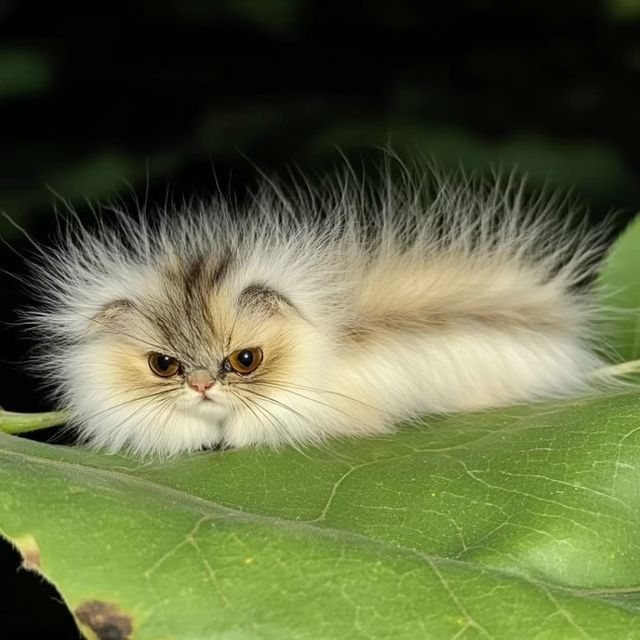
#> input picture 3-color-manipulation/histo/image.jpg, 640 x 640 px; the run also reads 1 picture not shown here
$ jupyter execute histo.ipynb
#> lines starting #> are read from the running program, lines starting #| are printed output that depends on the picture
[cell 1]
from skimage.io import imread, imsave
from skimage.color import rgb2gray
from skimage import exposure
import numpy as np

# === 1. Загружаем исходное изображение ===
img = imread('image.jpg')  # ← замени на своё изображение
#> img is the input picture: shape (640, 640, 3); mean R, G, B 96.5, 104.9, 65.7
if img.ndim == 3:
    gray = rgb2gray(img)
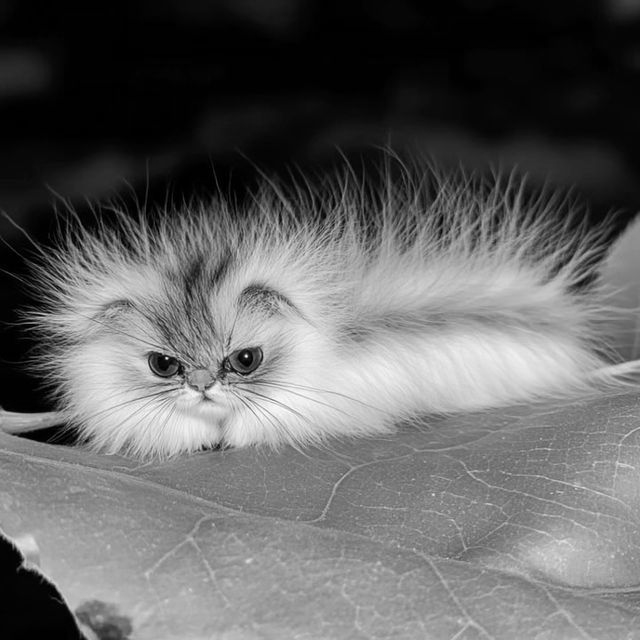
#> gray: shape (640, 640) float64; min 0, max 0.992, mean 0.393
else:
    gray = img / 255.0

# === 2. Сжимаем диапазон яркости (низкий контраст)
low_contrast = np.clip(0.3 + gray * 0.4, 0, 1)
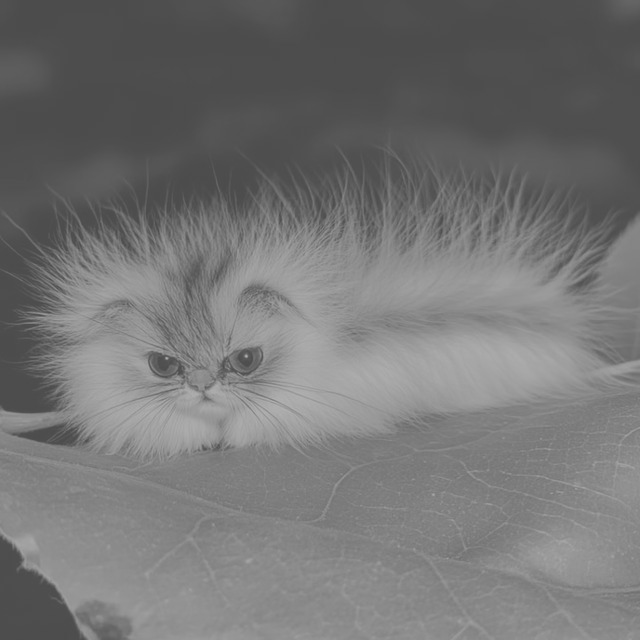
#> low_contrast: shape (640, 640) float64; min 0.3, max 0.697, mean 0.457
imsave('my-landscape.png', (low_contrast * 255).astype(np.uint8))

# === 3. Выравнивание гистограммы (histogram equalization)
equalized = exposure.equalize_hist(low_contrast)
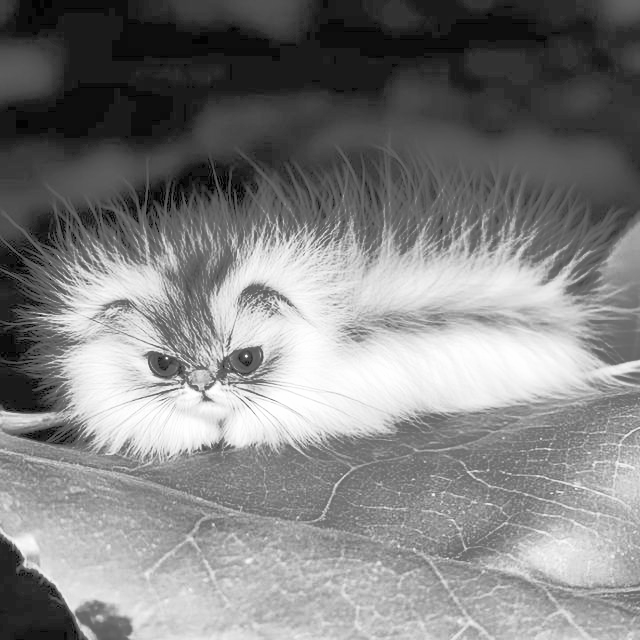
#> equalized: shape (640, 640) float64; min 0.0147, max 1, mean 0.506
imsave('my-landscape-histeq.png', (equalized * 255).astype(np.uint8))

[cell 2]
from skimage.io import imread, imshow, imsave

img = imread('my-low-contrast.png')

imshow(img);
img.min()
img.max()

img.shape

from matplotlib.pyplot import hist

values, bin_edges, patches = hist(img.ravel(), bins=range(257))
#> values = 256 values, max 34073 at index 77, min 0 at index 0, mean 1600; bin_edges = 257 values from 0 to 256; patches = 256 items

values
values[0]
values[255]

len(values)

import numpy as np

from itertools import accumulate
cdf = np.array(list(accumulate(values)))
#> cdf = 256 values from 0 to 409600
cdf
cdf[0]
cdf.size
cdf[255]
cdf[cdf != 0].min()

img_hist = np.round((cdf[img] - cdf[cdf != 0].min()) / (img.size - 1) * 255)
img_hist.dtype
img_hist.min(), img_hist.max()

img_landscape = imread('my-landscape-histeq.png')

np.array_equal(img_hist, img_landscape)

from skimage import img_as_ubyte

img_hist = img_as_ubyte(img_hist.astype('int'))

img_hist
img_landscape
img_landscape.dtype
imshow(img_hist);

imsave('landscape-my.png', img_hist)
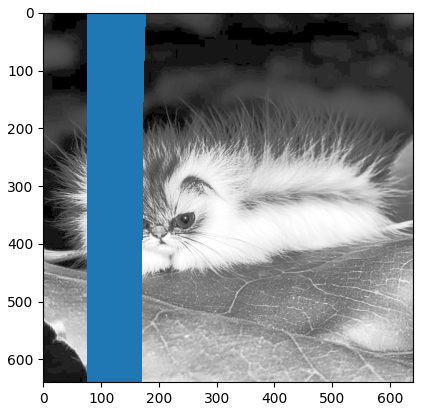
#> figure drawn by matplotlib, 1 panel
